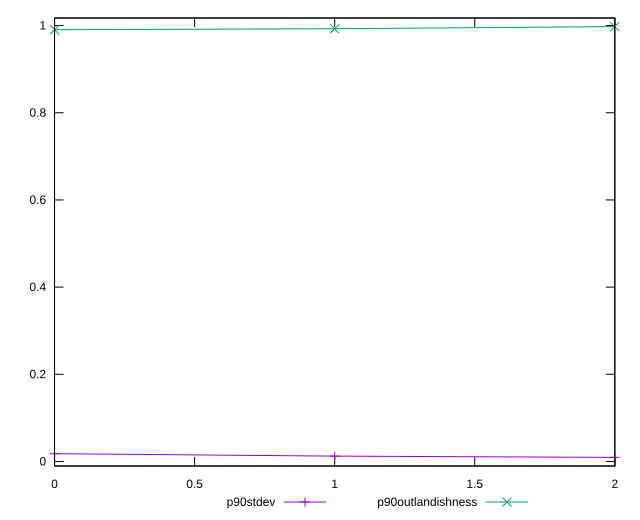

The gnuplot source for this figure:
reset

$p90Stdev <<EOF
0 0.01781779925025048
1 0.012290802650243567
2 0.009374386957472435
EOF

$p90Outlandishness <<EOF
0 0.9904417445622636
1 0.9927404958677686
2 0.9975651557563994
EOF

set key outside below
set xrange [0:2]
set yrange [-0.010389428418506106:1.0173289711323779]
set trange [-0.010389428418506106:1.0173289711323779]
set terminal svg size 640, 520 enhanced background rgb 'white'
set output "reports/report_00032_2021-02-25T10-28-15.087Z/meta/score/progression/stddev.svg"

plot $p90Stdev title "p90stdev" with linespoints, \
     $p90Outlandishness title "p90outlandishness" with linespoints

reset
